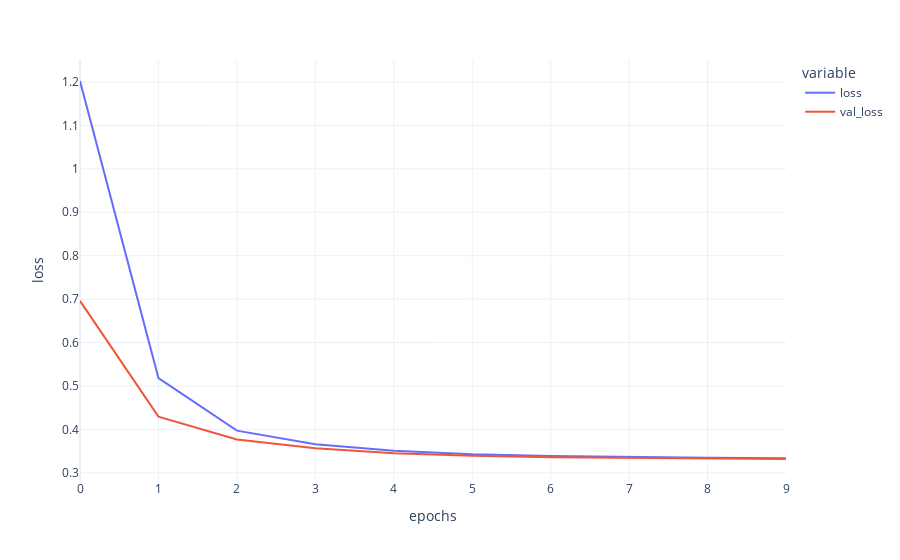

Notebook code cell kept with this figure:
### Code cell
px.line(
    pd.DataFrame(feats2traj.history.history),
    template="plotly_white",
    labels={"index": "epochs", "value": "loss"},
)

### Figure 1 — Plotly figure (JSON) as saved in the notebook; plotly's stock layout.template omitted (floating-point values rounded to 4 significant figures)
{"data": [{"hovertemplate": "variable=loss<br>epochs=%{x}<br>loss=%{y}<extra></extra>", "legendgroup": "loss", "line": {"color": "#636efa", "dash": "solid"}, "marker": {"symbol": "circle"}, "mode": "lines", "name": "loss", "orientation": "v", "showlegend": true, "type": "scatter", "x": [0, 1, 2, 3, 4, 5, 6, 7, 8, 9], "xaxis": "x", "y": [1.202, 0.5181, 0.397, 0.3658, 0.3509, 0.3427, 0.3386, 0.3362, 0.3346, 0.3335], "yaxis": "y"}, {"hovertemplate": "variable=val_loss<br>epochs=%{x}<br>loss=%{y}<extra></extra>", "legendgroup": "val_loss", "line": {"color": "#EF553B", "dash": "solid"}, "marker": {"symbol": "circle"}, "mode": "lines", "name": "val_loss", "orientation": "v", "showlegend": true, "type": "scatter", "x": [0, 1, 2, 3, 4, 5, 6, 7, 8, 9], "xaxis": "x", "y": [0.696, 0.4294, 0.3766, 0.3565, 0.3451, 0.3394, 0.3359, 0.3342, 0.3322, 0.3317], "yaxis": "y"}], "layout": {"legend": {"title": {"text": "variable"}, "tracegroupgap": 0}, "margin": {"t": 60}, "xaxis": {"anchor": "y", "domain": [0, 1], "title": {"text": "epochs"}}, "yaxis": {"anchor": "x", "domain": [0, 1], "title": {"text": "loss"}}}}
